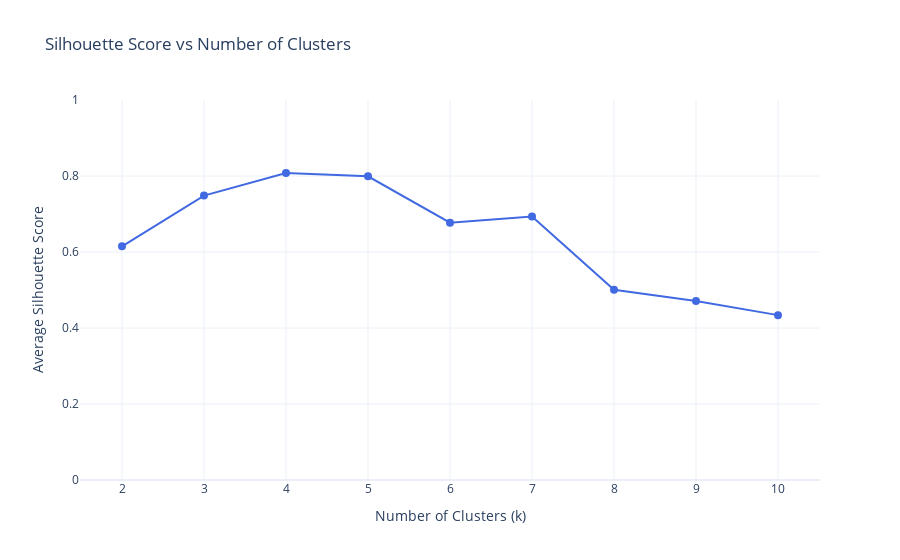

The notebook cell saved with this chart:
### Markdown cell above
### Silhouette Score Method for Choosing k

Intuition
The Silhouette Score measures how similar an instance is to its own cluster compared to other clusters.

It ranges from 
−1 to +1:

+1: Instance is well matched to its own cluster and poorly matched to neighboring clusters.

0: Instance is on or very close to the decision boundary between two clusters.

-1: Instance might be assigned to the wrong cluster.

Average silhouette score over all points gives a global measure of clustering quality.

The best k maximizes the average silhouette score.

 ### Mathematical Definition

For each data point $ i $:

- $ a(i) $: average distance between $ i $ and all other points in the same cluster (cohesion).

- $ b(i) $: minimum average distance between $ i $ and points in other clusters (separation).

Silhouette coefficient for $ i $:

$$
s(i) = \frac{b(i) - a(i)}{\max(a(i), b(i))}
$$

The average silhouette score for all points is:

$$
S = \frac{1}{n} \sum_{i=1}^n s(i)
$$

### Code cell
import numpy as np
import plotly.graph_objs as go
from sklearn.datasets import make_blobs
from sklearn.cluster import KMeans
from sklearn.metrics import silhouette_samples, silhouette_score

# Generate sample data
X, _ = make_blobs(n_samples=500, centers=5, cluster_std=0.6, random_state=42)

silhouette_avgs = []
k_values = list(range(2, 11))

for k in k_values:
    kmeans = KMeans(n_clusters=k, random_state=42,n_init='auto').fit(X)
    cluster_labels = kmeans.labels_
    silhouette_avg = silhouette_score(X, cluster_labels)
    silhouette_avgs.append(silhouette_avg)

# Create Plotly line plot for average silhouette scores
fig = go.Figure()

fig.add_trace(go.Scatter(
    x=k_values,
    y=silhouette_avgs,
    mode='lines+markers',
    name='Average Silhouette Score',
    line=dict(color='royalblue', width=2),
    marker=dict(size=8)
))

fig.update_layout(
    title='Silhouette Score vs Number of Clusters',
    xaxis_title='Number of Clusters (k)',
    yaxis_title='Average Silhouette Score',
    yaxis=dict(range=[0, 1]),
    template='plotly_white'
)

fig.show()

### Figure 1 — Plotly figure (JSON) as saved in the notebook; plotly's stock layout.template omitted (floating-point values rounded to 4 significant figures)
{"data": [{"line": {"color": "royalblue", "width": 2}, "marker": {"size": 8}, "mode": "lines+markers", "name": "Average Silhouette Score", "type": "scatter", "x": [2, 3, 4, 5, 6, 7, 8, 9, 10], "y": [0.6149, 0.7485, 0.8078, 0.7993, 0.6773, 0.6936, 0.5007, 0.471, 0.4339]}], "layout": {"autosize": true, "title": {"text": "Silhouette Score vs Number of Clusters"}, "xaxis": {"autorange": true, "range": [1.503, 10.5], "title": {"text": "Number of Clusters (k)"}, "type": "linear"}, "yaxis": {"range": [0, 1], "title": {"text": "Average Silhouette Score"}, "type": "linear"}}}
